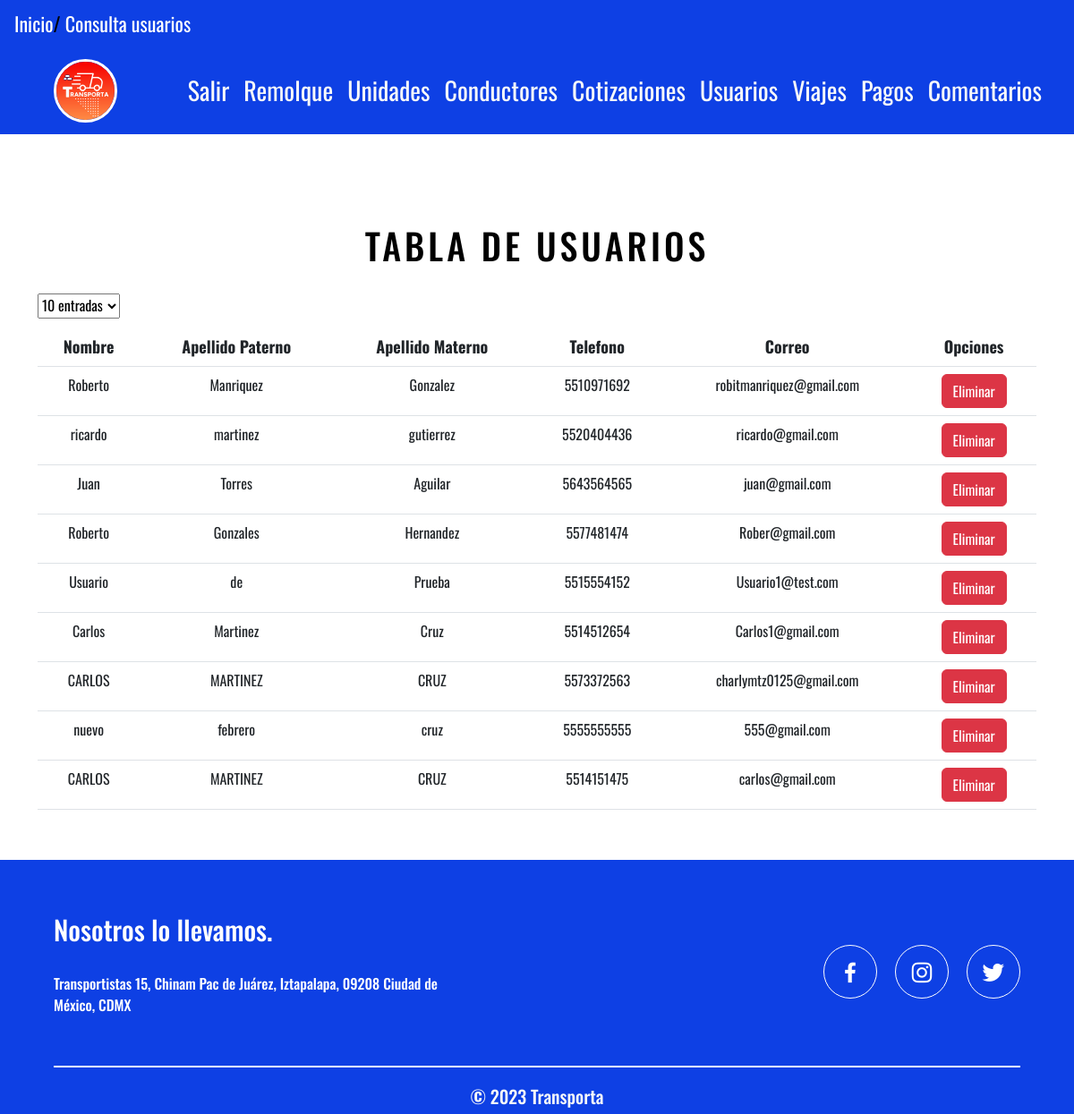
The page /vista/modulos/ConsultaUsuarios.php on the database its author committed.
### tables this page shows
CREATE TABLE `usuarios` (
  `idUsuario` int(11) NOT NULL,
  `nombre` varchar(50) NOT NULL,
  `apellidoPaterno` varchar(50) NOT NULL,
  `apellidoMaterno` varchar(50) NOT NULL,
  `telefono` varchar(20) NOT NULL,
  `correo` varchar(50) NOT NULL,
  `contrasena` varchar(20) NOT NULL
);

### vista/modulos/ConsultaUsuarios.php (the view, shortened to what this page needs)
<?php
	$conexion=mysqli_connect('localhost','root','','transporta_bd');
 ?>
<!DOCTYPE html>
<html lang="es">
<head>
    <link href="https://unpkg.com/boxicons@2.1.4/css/boxicons.min.css" rel="stylesheet" />
    <link href="https://cdn.jsdelivr.net/npm/bootstrap@5.3.0-alpha3/dist/css/bootstrap.min.css" rel="stylesheet"
>
    <link rel="stylesheet" href="https://cdn.datatables.net/1.10.25/css/jquery.dataTables.min.css">
    <link rel="stylesheet" href="https://cdn.datatables.net/responsive/2.2.9/css/responsive.dataTables.min.css">
    <link rel="stylesheet" href="https://cdn.jsdelivr.net/npm/bootstrap-icons@1.10.5/font/bootstrap-icons.css">
    <link rel="stylesheet" href="<?php echo $ruta."/" ?>css/estilosCrud.css" />
</head>
<ul class="breadcrumb ">
    <li><a href="index.php?pagina=inicio">Inicio</a></li>
    <li><a href="index.php?pagina=ConsultaConductores">Consulta usuarios</a></li>
</ul>
<body>
    <header>
        <?php
    include "cabezeraAdmin.php";
    ?>
    </header>
    <div class="titulo">
        <span>
            <h1>TABLA DE USUARIOS</h1>
        </span>
    </div>
    <div class="container">
<body>
<?php
if (isset($_GET['limit'])) {
  $limit = $_GET['limit'];
} else {
  $limit = 10;
}
?>
<form action="<?php echo $_SERVER['PHP_SELF']; ?>" method="GET">
    <select name="limit">
        <option value="10" <?php if ($limit == 10) echo "selected"; ?>>10 entradas</option>
    </select>
</form>
    <div class="table-responsive">
<table class="table">
  <thead class="thead-dark">
    <tr>
    <th scope="col">Nombre</th>
        <th scope="col">Apellido Paterno</th>
        <th scope="col">Apellido Materno</th>
        <th scope="col">Telefono</th>
        <th scope="col">Correo</th>
        <th scope="col">Opciones</th>
    </tr>
  </thead>
  <tbody>
  <?php
		$sql="SELECT * from usuarios LIMIT $limit";
		$result=mysqli_query($conexion,$sql);
		while($mostrar=mysqli_fetch_array($result)){
		 ?>
		<tr>
    <form method="post" action="./index.php?pagina=borrarUsuario">
            <td><?php echo $mostrar['nombre'] ?></td>
			<td><?php echo $mostrar['apellidoPaterno'] ?></td>
            <td><?php echo $mostrar['apellidoMaterno'] ?></td>
			<td><?php echo $mostrar['telefono'] ?></td>
			<td><?php echo $mostrar['correo'] ?></td>
            <td><button class="btn btn-danger">Eliminar</button>
        </td>
        </form>
		</tr>
	<?php
	}
	 ?>
  </tbody>
</table>
    </div>
</div>
<footer id="contacto">
    <div class="contenedor footer-content">
      <div class="contact-us">
        <h5 class="brand">Nosotros lo llevamos.
        </h5>
        <p>Transportistas 15, Chinam Pac de Juárez, Iztapalapa, 09208 Ciudad de México, CDMX</p>
      </div>
      <div class="social-media">
        <a href="https://www.facebook.com/profile.php?id=100093149917487&is_tour_dismissed=true"
          class="social-media-icon">
          <i class="bx bxl-facebook"></i>
        </a>
        <a href="https://instagram.com/transportaoficial?igshid=MzRlODBiNWFlZA==" class="social-media-icon">
          <i class="bx bxl-instagram"></i>
        </a>
        <a href="https://twitter.com/TRANSPORTA_OF" class="social-media-icon">
          <i class='bx bxl-twitter'></i>
        </a>
      </div>
    </div>
    <div class="line"></div>
    <h5 class="text-center text-light">© 2023 Transporta</h5>
  </footer>
</body>
</html>

### vista/modulos/cabezeraAdmin.php (shortened to what this page needs)
<nav class="navbar navbar-expand-lg barra mes">
<div class="container-fluid ">
    <img class="logo ms-5" src="<?php echo $ruta."/" ?>img/Paquetería y Envíos Logo (1).png" alt="">
    <div class="offcanvas offcanvas-end navbar-dark bg-dark " tabindex="-1" id="offcanvasNavbar"
        aria-labelledby="offcanvasNavbarLabel">
        <div class="offcanvas-body ">
            <ul class="navbar-nav justify-content-end flex-grow-1 pe-3  ">
                <li class="nav-item nave">
                    <a class="nav-link active text-light fs-3 " aria-current="page"
                        href="index.php?pagina=login">Salir</a>
                </li>
                <li class="nav-item nave">
                        <a class="nav-link active text-light fs-3" aria-current="page"
                            href="index.php?pagina=ConsultaRemolque">
                            Remolque</a>
                    </li>
                    <li class="nav-item nave">
                        <a class="nav-link active text-light fs-3" aria-current="page"
                            href="index.php?pagina=ConsultaUnidad">
                            Unidades</a>
                    </li>
                    <li class="nav-item nave">
                        <a class="nav-link active text-light fs-3" aria-current="page"
                            href="index.php?pagina=ConsultaConductores">
                            Conductores</a>
                    </li>
                <li class="nav-item nave">
                    <a class="nav-link active text-light fs-3" aria-current="page" href="index.php?pagina=ConsultaServicios">
                        Cotizaciones</a>
                </li>
                <li class="nav-item nave">
                    <a class="nav-link active text-light fs-3" aria-current="page" href="index.php?pagina=ConsultaUsuarios">
                        Usuarios</a>
                </li>
                <li class="nav-item nave">
                    <a class="nav-link active text-light fs-3" aria-current="page" href="index.php?pagina=ConsultaViajes">
                        Viajes</a>
                </li>
                <li class="nav-item nave">
                    <a class="nav-link active text-light fs-3" aria-current="page" href="index.php?pagina=ConsultarPago">
                        Pagos</a>
                </li>
                <li class="nav-item nave">
                    <a class="nav-link active text-light fs-3" aria-current="page" href="index.php?pagina=comentarios">
                        Comentarios</a>
                </li>
            </ul>
        </div>
    </div>
</div>
</nav>

### vista/recursos/css/estilosCrud.css (style rules this page uses)
* { margin: 0; padding: 0; box-sizing: 0; }
:root { scroll-behavior: smooth; }
body { font-family: 'Oswald', sans-serif; }
.contenedor { width: 90%; max-width: 1200px; overflow: hidden; margin: auto; padding: 60px 0; }
header { margin-top: -40px; background-repeat: no-repeat; background-size: cover; background-attachment: fixed; background-position: center; }
.logo { border-radius: 50%; border: solid white; width: 6%; margin-top: 5px ; margin-right: 50px; margin-bottom: 5px; }
.barra { background: rgb(14, 64, 228); margin-bottom: 8opx ; margin-top: 40px; }
footer { margin-top: 40px; background: rgb(14, 64, 228); padding-bottom: 0.1px; }
.footer-content { display: flex; justify-content: space-between; align-items: center; flex-wrap: wrap; padding-top: 60px; padding-bottom: 40px; }
.contact-us { width: 40%; color: #fff; }
.brand { font-weight: 500; font-size: 30px; margin-bottom: 30px; }
.brand+p { font-weight: 500; }
.social-media { width: 50%; display: flex; justify-content: flex-end; }
.social-media-icon { display: inline-block; margin-left: 20px; width: 60px; height: 60px; border: 1px solid #fff; border-radius: 50%; text-align: center; color: #fff; }
.social-media-icon i { font-size: 30px; line-height: 60px; }
.line { width: 90%; max-width: 1200px; margin: 0 auto; height: 2px; background: #fff; margin-bottom: 20px; }
.titulo { text-align: center; font-size: 60px; font-weight: 300; text-transform: uppercase; letter-spacing: 4px; margin: 100px 0 30px 0; color: #000000; }
table tbody tr:nth-child(odd) { background: #fff5e0; }
table tbody tr:nth-child(even) { background: #fdf8ef; }
table thead { background:#0e40e4; color: #fff; font-size: 18px; }
.table { margin-top: 10px; border-radius: 20%; }
.table tr { text-align: center; }
ul.breadcrumb { padding: 10px 16px; list-style: none; background:#0e40e4; }
ul.breadcrumb li { display: inline; font-size: 22px; }
ul.breadcrumb li+li:before { color: black; content: "/\00a0"; }
ul.breadcrumb li a { color: #fff; text-decoration: none; }

### rows shown on the page
usuarios: nombre "Roberto", apellidoPaterno "Manriquez", apellidoMaterno "Gonzalez", telefono "5510971692", correo "robitmanriquez@gmail.com"
usuarios: nombre "ricardo", apellidoPaterno "martinez", apellidoMaterno "gutierrez", telefono "5520404436", correo "ricardo@gmail.com"
usuarios: nombre "Juan", apellidoPaterno "Torres", apellidoMaterno "Aguilar", telefono "5643564565", correo "juan@gmail.com"
usuarios: nombre "Roberto", apellidoPaterno "Gonzales", apellidoMaterno "Hernandez", telefono "5577481474", correo "Rober@gmail.com"
usuarios: nombre "Usuario", apellidoPaterno "de", apellidoMaterno "Prueba", telefono "5515554152", correo "Usuario1@test.com"
usuarios: nombre "Carlos", apellidoPaterno "Martinez", apellidoMaterno "Cruz", telefono "5514512654", correo "Carlos1@gmail.com"
usuarios: nombre "CARLOS", apellidoPaterno "MARTINEZ", apellidoMaterno "CRUZ", telefono "5573372563", correo "charlymtz0125@gmail.com"
usuarios: nombre "nuevo", apellidoPaterno "febrero", apellidoMaterno "cruz", telefono "5555555555", correo "555@gmail.com"
usuarios: nombre "CARLOS", apellidoPaterno "MARTINEZ", apellidoMaterno "CRUZ", telefono "5514151475", correo "carlos@gmail.com"
